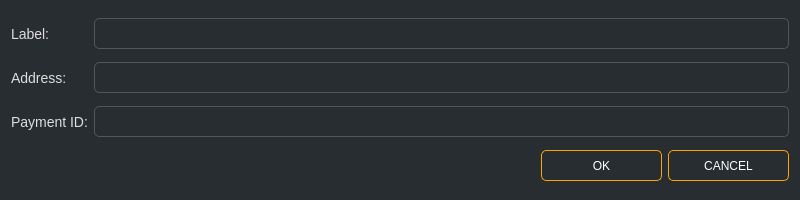
<?xml version="1.0" encoding="UTF-8"?>
<ui version="4.0">
 <class>NewAddressDialog</class>
 <widget class="QDialog" name="NewAddressDialog">
  <property name="geometry">
   <rect>
    <x>0</x>
    <y>0</y>
    <width>800</width>
    <height>200</height>
   </rect>
  </property>
  <property name="windowTitle">
   <string>New address</string>
  </property>
  <property name="styleSheet">
   <string notr="true">color: #ddd; background-color: #282d31; font-family: 'Poppins';</string>
  </property>
  <layout class="QGridLayout" name="gridLayout">
   <item row="1" column="0">
    <widget class="QLabel" name="label_2">
     <property name="sizePolicy">
      <sizepolicy hsizetype="Maximum" vsizetype="Preferred">
       <horstretch>0</horstretch>
       <verstretch>0</verstretch>
      </sizepolicy>
     </property>
     <property name="styleSheet">
      <string notr="true">font-size: 14px;</string>
     </property>
     <property name="text">
      <string>Address:</string>
     </property>
    </widget>
   </item>
   <item row="0" column="0">
    <widget class="QLabel" name="label">
     <property name="sizePolicy">
      <sizepolicy hsizetype="Maximum" vsizetype="Preferred">
       <horstretch>0</horstretch>
       <verstretch>0</verstretch>
      </sizepolicy>
     </property>
     <property name="styleSheet">
      <string notr="true">font-size: 14px;</string>
     </property>
     <property name="text">
      <string>Label:</string>
     </property>
    </widget>
   </item>
   <item row="3" column="0" colspan="2">
    <spacer name="horizontalSpacer">
     <property name="orientation">
      <enum>Qt::Horizontal</enum>
     </property>
     <property name="sizeHint" stdset="0">
      <size>
       <width>600</width>
       <height>20</height>
      </size>
     </property>
    </spacer>
   </item>
   <item row="2" column="0">
    <widget class="QLabel" name="label_3">
     <property name="sizePolicy">
      <sizepolicy hsizetype="Maximum" vsizetype="Preferred">
       <horstretch>0</horstretch>
       <verstretch>0</verstretch>
      </sizepolicy>
     </property>
     <property name="styleSheet">
      <string notr="true">font-size: 14px;</string>
     </property>
     <property name="text">
      <string>Payment ID:</string>
     </property>
    </widget>
   </item>
   <item row="3" column="3">
    <widget class="QPushButton" name="m_cancelButton">
     <property name="minimumSize">
      <size>
       <width>121</width>
       <height>31</height>
      </size>
     </property>
     <property name="styleSheet">
      <string notr="true">QPushButton#m_cancelButton
{
    color: #fff;
    border: 1px solid orange;
    font-size: 12px;
    border-radius: 5px;
    font-family: 'Poppins';
}

QPushButton#m_cancelButton:hover
{
    color: orange;
    border: 1px solid orange;
    font-size: 12px;
    border-radius: 5px;
    font-family: 'Poppins';
}

QPushButton#m_cancelButton:pressed {
    color: #FFF;
    background-color: #1d2124;
    border: 1px solid orange;
    font-size: 14px;
    border-radius: 5px;
    font-family: 'Poppins';
}</string>
     </property>
     <property name="text">
      <string>CANCEL</string>
     </property>
    </widget>
   </item>
   <item row="3" column="2">
    <widget class="QPushButton" name="m_okButton">
     <property name="enabled">
      <bool>true</bool>
     </property>
     <property name="minimumSize">
      <size>
       <width>121</width>
       <height>31</height>
      </size>
     </property>
     <property name="styleSheet">
      <string notr="true">QPushButton#m_okButton
{
    color: #fff;
    border: 1px solid orange;
    font-size: 12px;
    border-radius: 5px;
    font-family: 'Poppins';
}

QPushButton#m_okButton:hover
{
    color: orange;
    border: 1px solid orange;
    font-size: 12px;
    border-radius: 5px;
    font-family: 'Poppins';
}

QPushButton#m_okButton:pressed {
        color: #FFF;
        background-color: #1d2124;
        border: 1px solid orange;
        font-size: 14px;
        border-radius: 5px;
        font-family: 'Poppins';
}</string>
     </property>
     <property name="text">
      <string>OK</string>
     </property>
     <property name="default">
      <bool>true</bool>
     </property>
    </widget>
   </item>
   <item row="2" column="1" colspan="3">
    <widget class="QLineEdit" name="m_contactPaymentIdEdit">
     <property name="minimumSize">
      <size>
       <width>0</width>
       <height>31</height>
      </size>
     </property>
     <property name="styleSheet">
      <string notr="true">padding: 3px; border: 1px solid #555; border-radius: 5px; font-family: 'Poppins'; font-size: 14px; color: #aaa;</string>
     </property>
     <property name="echoMode">
      <enum>QLineEdit::Normal</enum>
     </property>
    </widget>
   </item>
   <item row="1" column="1" colspan="3">
    <widget class="QLineEdit" name="m_addressEdit">
     <property name="minimumSize">
      <size>
       <width>0</width>
       <height>31</height>
      </size>
     </property>
     <property name="styleSheet">
      <string notr="true">padding: 3px; border: 1px solid #555; border-radius: 5px; font-family: 'Poppins'; font-size: 14px; color: #aaa;</string>
     </property>
     <property name="echoMode">
      <enum>QLineEdit::Normal</enum>
     </property>
    </widget>
   </item>
   <item row="0" column="1" colspan="3">
    <widget class="QLineEdit" name="m_labelEdit">
     <property name="sizePolicy">
      <sizepolicy hsizetype="Expanding" vsizetype="Fixed">
       <horstretch>0</horstretch>
       <verstretch>0</verstretch>
      </sizepolicy>
     </property>
     <property name="minimumSize">
      <size>
       <width>0</width>
       <height>31</height>
      </size>
     </property>
     <property name="styleSheet">
      <string notr="true">padding: 3px; border: 1px solid #555; border-radius: 5px; font-family: 'Poppins'; font-size: 14px; color: #aaa;</string>
     </property>
     <property name="echoMode">
      <enum>QLineEdit::Normal</enum>
     </property>
    </widget>
   </item>
  </layout>
 </widget>
 <tabstops>
  <tabstop>m_labelEdit</tabstop>
  <tabstop>m_addressEdit</tabstop>
  <tabstop>m_contactPaymentIdEdit</tabstop>
  <tabstop>m_okButton</tabstop>
  <tabstop>m_cancelButton</tabstop>
 </tabstops>
 <resources/>
 <connections>
  <connection>
   <sender>m_okButton</sender>
   <signal>clicked()</signal>
   <receiver>NewAddressDialog</receiver>
   <slot>accept()</slot>
   <hints>
    <hint type="sourcelabel">
     <x>410</x>
     <y>102</y>
    </hint>
    <hint type="destinationlabel">
     <x>294</x>
     <y>63</y>
    </hint>
   </hints>
  </connection>
  <connection>
   <sender>m_cancelButton</sender>
   <signal>clicked()</signal>
   <receiver>NewAddressDialog</receiver>
   <slot>reject()</slot>
   <hints>
    <hint type="sourcelabel">
     <x>526</x>
     <y>102</y>
    </hint>
    <hint type="destinationlabel">
     <x>294</x>
     <y>63</y>
    </hint>
   </hints>
  </connection>
 </connections>
</ui>
